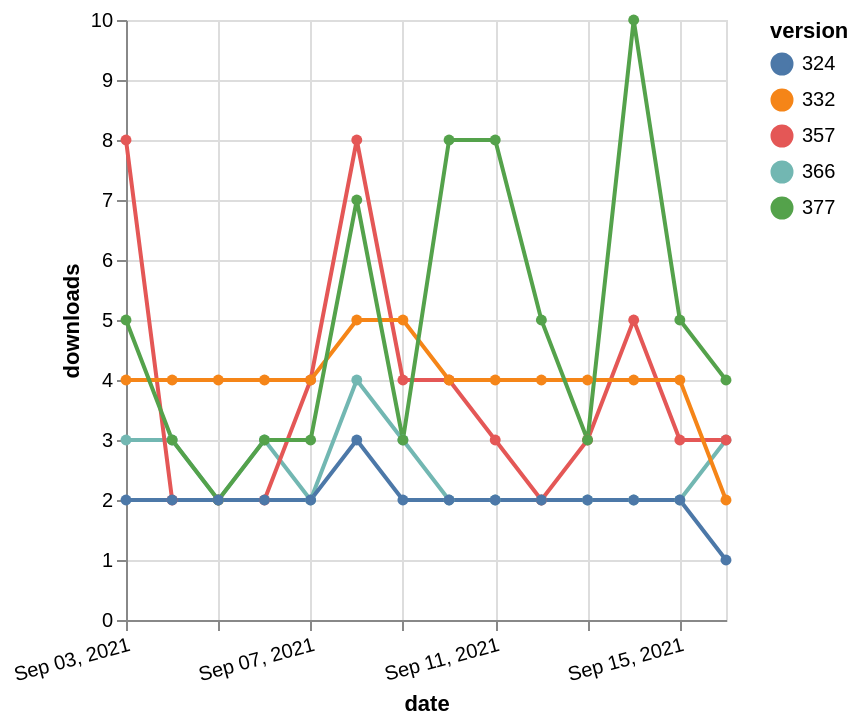

Here is the Vega-Lite specification saved for this chart:
### Vega-Lite specification from a JSON file in a GitHub repository (floating-point values rounded to 4 significant figures)
{"$schema": "https://vega.github.io/schema/vega-lite/v5.json", "description": "A simple bar chart with embedded data.", "data": {"values": [{"date": "2021-09-03", "total": 3875, "delta": 3, "version": "366"}, {"date": "2021-09-04", "total": 3878, "delta": 3, "version": "366"}, {"date": "2021-09-05", "total": 3880, "delta": 2, "version": "366"}, {"date": "2021-09-06", "total": 3883, "delta": 3, "version": "366"}, {"date": "2021-09-07", "total": 3885, "delta": 2, "version": "366"}, {"date": "2021-09-08", "total": 3889, "delta": 4, "version": "366"}, {"date": "2021-09-09", "total": 3892, "delta": 3, "version": "366"}, {"date": "2021-09-10", "total": 3894, "delta": 2, "version": "366"}, {"date": "2021-09-11", "total": 3896, "delta": 2, "version": "366"}, {"date": "2021-09-12", "total": 3898, "delta": 2, "version": "366"}, {"date": "2021-09-13", "total": 3900, "delta": 2, "version": "366"}, {"date": "2021-09-14", "total": 3902, "delta": 2, "version": "366"}, {"date": "2021-09-15", "total": 3904, "delta": 2, "version": "366"}, {"date": "2021-09-16", "total": 3907, "delta": 3, "version": "366"}, {"date": "2021-09-03", "total": 6169, "delta": 8, "version": "357"}, {"date": "2021-09-04", "total": 6171, "delta": 2, "version": "357"}, {"date": "2021-09-05", "total": 6173, "delta": 2, "version": "357"}, {"date": "2021-09-06", "total": 6175, "delta": 2, "version": "357"}, {"date": "2021-09-07", "total": 6179, "delta": 4, "version": "357"}, {"date": "2021-09-08", "total": 6187, "delta": 8, "version": "357"}, {"date": "2021-09-09", "total": 6191, "delta": 4, "version": "357"}, {"date": "2021-09-10", "total": 6195, "delta": 4, "version": "357"}, {"date": "2021-09-11", "total": 6198, "delta": 3, "version": "357"}, {"date": "2021-09-12", "total": 6200, "delta": 2, "version": "357"}, {"date": "2021-09-13", "total": 6203, "delta": 3, "version": "357"}, {"date": "2021-09-14", "total": 6208, "delta": 5, "version": "357"}, {"date": "2021-09-15", "total": 6211, "delta": 3, "version": "357"}, {"date": "2021-09-16", "total": 6214, "delta": 3, "version": "357"}, {"date": "2021-09-03", "total": 5816, "delta": 4, "version": "332"}, {"date": "2021-09-04", "total": 5820, "delta": 4, "version": "332"}, {"date": "2021-09-05", "total": 5824, "delta": 4, "version": "332"}, {"date": "2021-09-06", "total": 5828, "delta": 4, "version": "332"}, {"date": "2021-09-07", "total": 5832, "delta": 4, "version": "332"}, {"date": "2021-09-08", "total": 5837, "delta": 5, "version": "332"}, {"date": "2021-09-09", "total": 5842, "delta": 5, "version": "332"}, {"date": "2021-09-10", "total": 5846, "delta": 4, "version": "332"}, {"date": "2021-09-11", "total": 5850, "delta": 4, "version": "332"}, {"date": "2021-09-12", "total": 5854, "delta": 4, "version": "332"}, {"date": "2021-09-13", "total": 5858, "delta": 4, "version": "332"}, {"date": "2021-09-14", "total": 5862, "delta": 4, "version": "332"}, {"date": "2021-09-15", "total": 5866, "delta": 4, "version": "332"}, {"date": "2021-09-16", "total": 5868, "delta": 2, "version": "332"}, {"date": "2021-09-03", "total": 3598, "delta": 5, "version": "377"}, {"date": "2021-09-04", "total": 3601, "delta": 3, "version": "377"}, {"date": "2021-09-05", "total": 3603, "delta": 2, "version": "377"}, {"date": "2021-09-06", "total": 3606, "delta": 3, "version": "377"}, {"date": "2021-09-07", "total": 3609, "delta": 3, "version": "377"}, {"date": "2021-09-08", "total": 3616, "delta": 7, "version": "377"}, {"date": "2021-09-09", "total": 3619, "delta": 3, "version": "377"}, {"date": "2021-09-10", "total": 3627, "delta": 8, "version": "377"}, {"date": "2021-09-11", "total": 3635, "delta": 8, "version": "377"}, {"date": "2021-09-12", "total": 3640, "delta": 5, "version": "377"}, {"date": "2021-09-13", "total": 3643, "delta": 3, "version": "377"}, {"date": "2021-09-14", "total": 3653, "delta": 10, "version": "377"}, {"date": "2021-09-15", "total": 3658, "delta": 5, "version": "377"}, {"date": "2021-09-16", "total": 3662, "delta": 4, "version": "377"}, {"date": "2021-09-03", "total": 2627, "delta": 2, "version": "324"}, {"date": "2021-09-04", "total": 2629, "delta": 2, "version": "324"}, {"date": "2021-09-05", "total": 2631, "delta": 2, "version": "324"}, {"date": "2021-09-06", "total": 2633, "delta": 2, "version": "324"}, {"date": "2021-09-07", "total": 2635, "delta": 2, "version": "324"}, {"date": "2021-09-08", "total": 2638, "delta": 3, "version": "324"}, {"date": "2021-09-09", "total": 2640, "delta": 2, "version": "324"}, {"date": "2021-09-10", "total": 2642, "delta": 2, "version": "324"}, {"date": "2021-09-11", "total": 2644, "delta": 2, "version": "324"}, {"date": "2021-09-12", "total": 2646, "delta": 2, "version": "324"}, {"date": "2021-09-13", "total": 2648, "delta": 2, "version": "324"}, {"date": "2021-09-14", "total": 2650, "delta": 2, "version": "324"}, {"date": "2021-09-15", "total": 2652, "delta": 2, "version": "324"}, {"date": "2021-09-16", "total": 2653, "delta": 1, "version": "324"}]}, "width": "container", "mark": {"type": "line", "point": {"filled": true}}, "encoding": {"x": {"field": "date", "type": "temporal", "timeUnit": "yearmonthdate", "title": "date", "axis": {"labelAngle": -15}}, "y": {"field": "delta", "type": "quantitative", "title": "downloads"}, "color": {"field": "version", "type": "nominal"}, "tooltip": {"field": "delta"}}}
